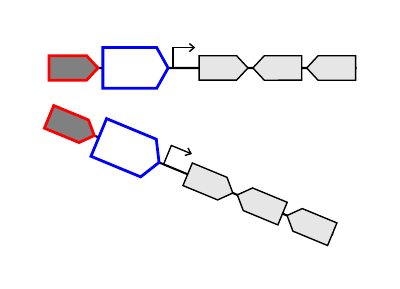

Generate this figure with Python:
#!/usr/bin/env python
"""
Demonstrate how to plot lists of parts
"""

import parasbolv as psv
import matplotlib.pyplot as plt

# Basic data type to hold the parts
part_list = []
part_list.append( ['CDS',
                   'forward',
                   None, 
                   {'cds': {'facecolor': (0.5,0.5,0.5), 'edgecolor': (1,0,0), 'linewidth': 2}}
                  ] )
part_list.append( ['CDS',
                   'forward',
                   {'height':25, 'arrowbody_height':25, 'width':40}, 
                   {'cds': {'facecolor': (1,1,1), 'edgecolor': (0,0,1), 'linewidth': 2}}
                  ] )
part_list.append( ['Promoter', 
                   'forward',
                   None, 
                   None
                  ] )
part_list.append( ['CDS', 
                   'forward',
                   None, 
                   None
                  ] )
part_list.append( ['CDS', 
                   'reverse',
                   {'orientation':'reverse'}, 
                   None
                  ] )
part_list.append( ['CDS', 
                   'forward',
                   {'orientation':'reverse'},
                   None
                  ] )

# Create renderer
renderer = psv.GlyphRenderer()

# Draw construct
construct = psv.Construct(part_list, renderer)
fig, ax, baseline_start, baseline_end, bounds = construct.draw()
ax.plot([baseline_start[0], baseline_end[0]], [baseline_start[1], baseline_end[1]], color=(0,0,0), linewidth=1.5, zorder=0)

# Draw rotated construct
construct_2 = psv.Construct(part_list, renderer, fig=fig, ax=ax, start_position=(0,-30), additional_bounds_list=[bounds])
construct_2.rotation = 3.142 / -8
construct_2.update_bounds() # Update bounds to new orientation of construct
fig, ax, baseline_start, baseline_end, bounds = construct_2.draw()
ax.plot([baseline_start[0], baseline_end[0]], [baseline_start[1], baseline_end[1]], color=(0,0,0), linewidth=1.5, zorder=0)

fig.savefig('03_plot_constructs.pdf', transparent=True, dpi=300)
fig.savefig('03_plot_constructs.jpg', dpi=300)
plt.show()
